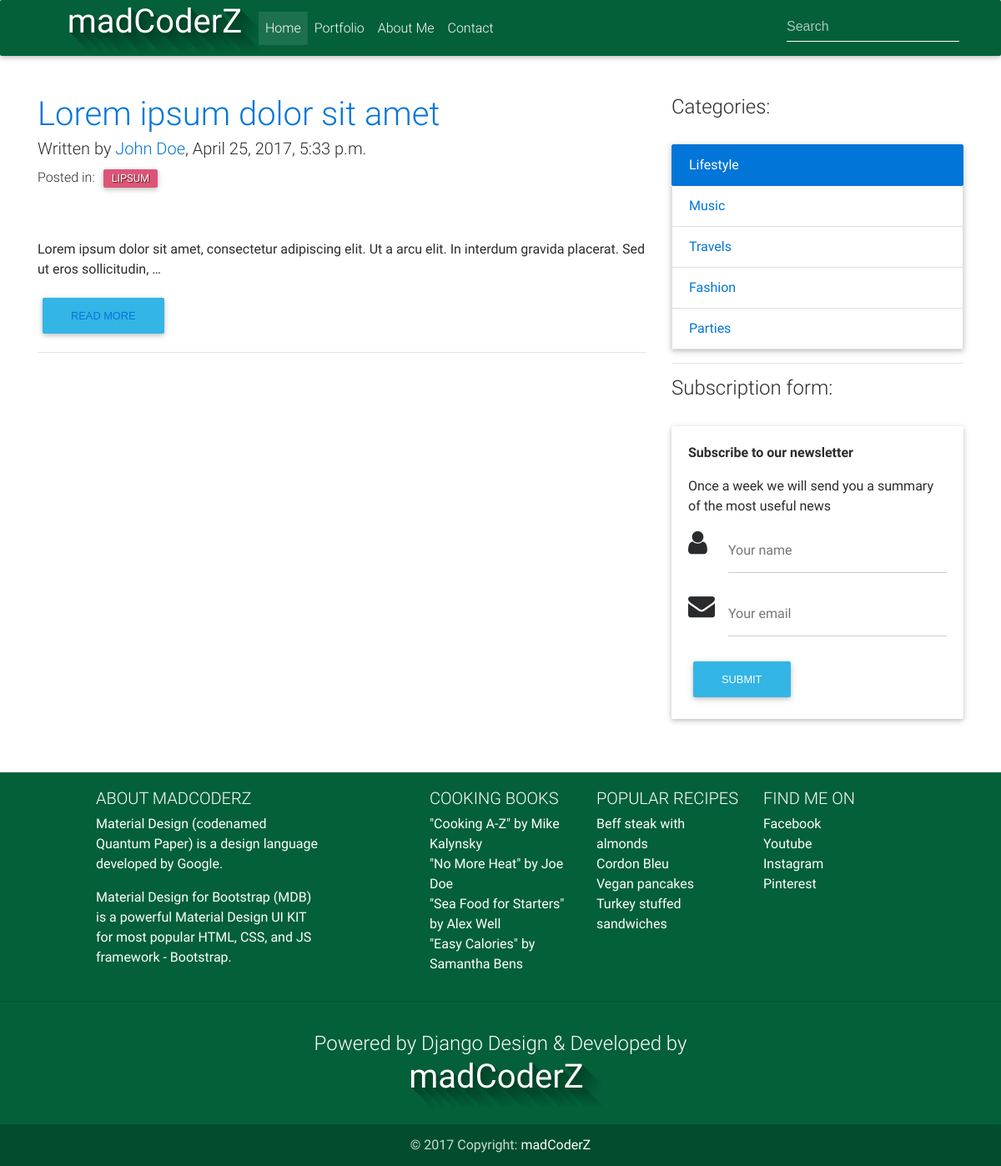
The page / on the database its author committed.
### blog_post/models.py (models this page shows, shortened)
class BlogPost(models.Model):
    title = models.CharField(max_length=120)
    body = models.TextField()
    created_at = models.DateTimeField(auto_now_add=True)
    category = models.ForeignKey('blog_post.Categories', blank=True, null=True)
    status = models.CharField(max_length=1, choices=STATUS_CHOICES, default='p')
    post_image = models.ImageField(null=True)

class Categories(models.Model):
    name = models.CharField(max_length=50)
    def __str__(self):
        return self.name

### blog_post/views.py (the view)
# urls.py: url(r'^$', index, name='index_page'),
def index(request):
    posts = BlogPost.objects.all()
    if 'category' in request.GET:
        posts = posts.filter(category=int(request.GET.get('category')))
    context = {
        'posts': posts.order_by('-created_at'),
    }
    return render(request, 'index.html', context)

### templates/index.html (shortened to what this page needs)
{% extends 'base.html' %}
{% block content %}
    {% for post in posts %}
        <div class="post-wrapper wow fadeIn" data-wow-delay="0.2s">
            <h1 class="h1-responsive"><a href="{% url 'view_post' pk=post.pk %}">{{ post.title }}</a></h1>
            <h5>Written by <a href="">John Doe</a>, {{ post.created_at }}</h5>
            {% if post.category %}
                <h6>Posted in: <a class="btn waves-effect waves-light btn-category" href="/?category={{ post.category.id }}">{{ post.category }}</a></h6>
            {% endif %}
            <br>
            <br>
            <p class="post-body-text">{{ post.body | truncatewords:20 }}</p>
            <button class="btn btn-info"><a href="{% url 'view_post' pk=post.pk %}"> Read more </a></button>
        </div>
        <hr>
    {% endfor %}
{% endblock %}

### static/css/style.css (style rules this page uses)
.btn-category { background: #dd5477; padding: 3px 10px; text-shadow: 1px 1px 1px #541c1c; }

### rows shown on the page
BlogPost: title "Lorem ipsum dolor sit amet", created_at "April 25, 2017, 5:33 p.m.", category "LIPSUM", body "Lorem ipsum dolor sit amet, consectetur adipiscing elit. Ut a arcu elit. In interdum gravida placerat. Sed ut eros sollicitudin, …"
